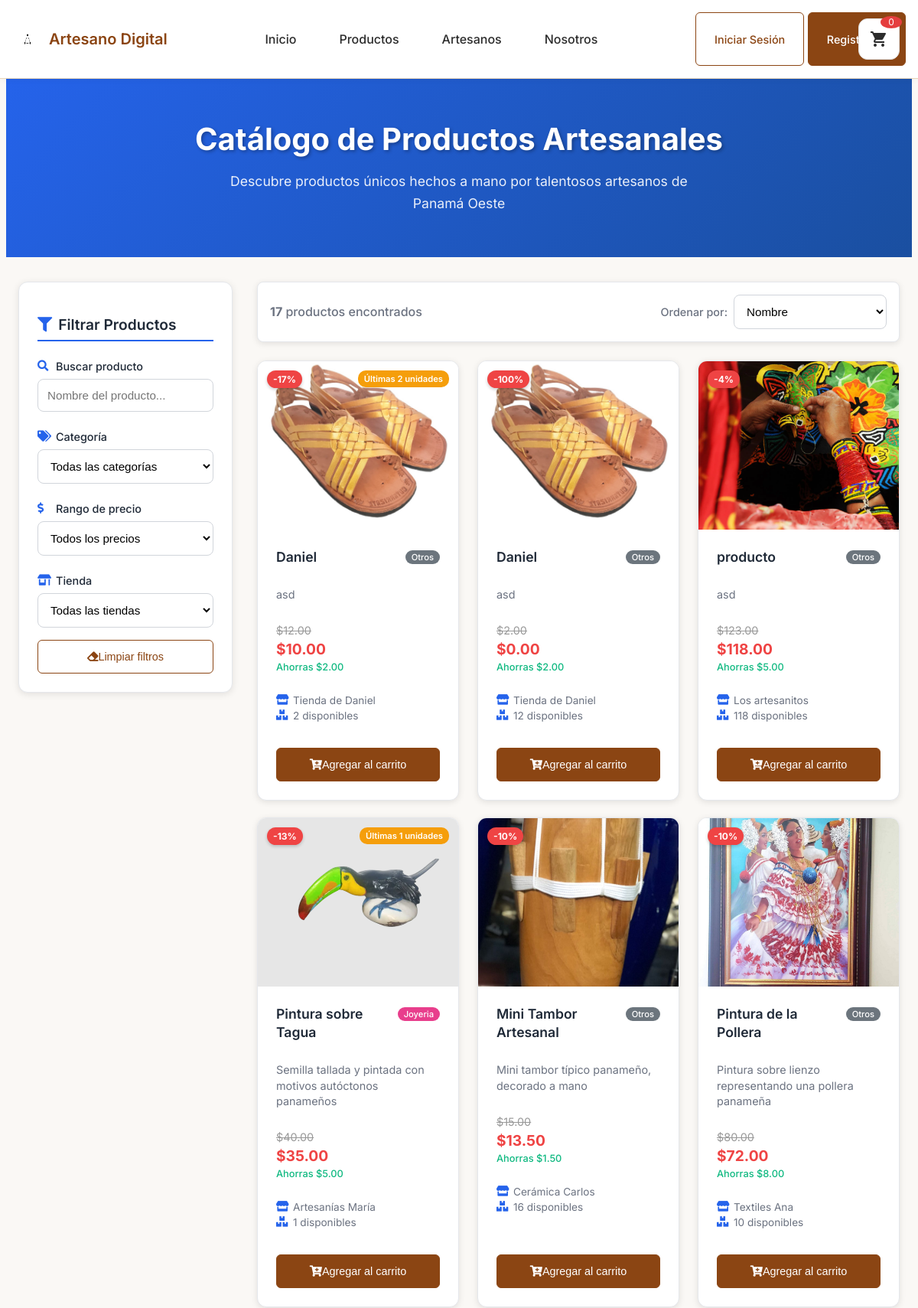
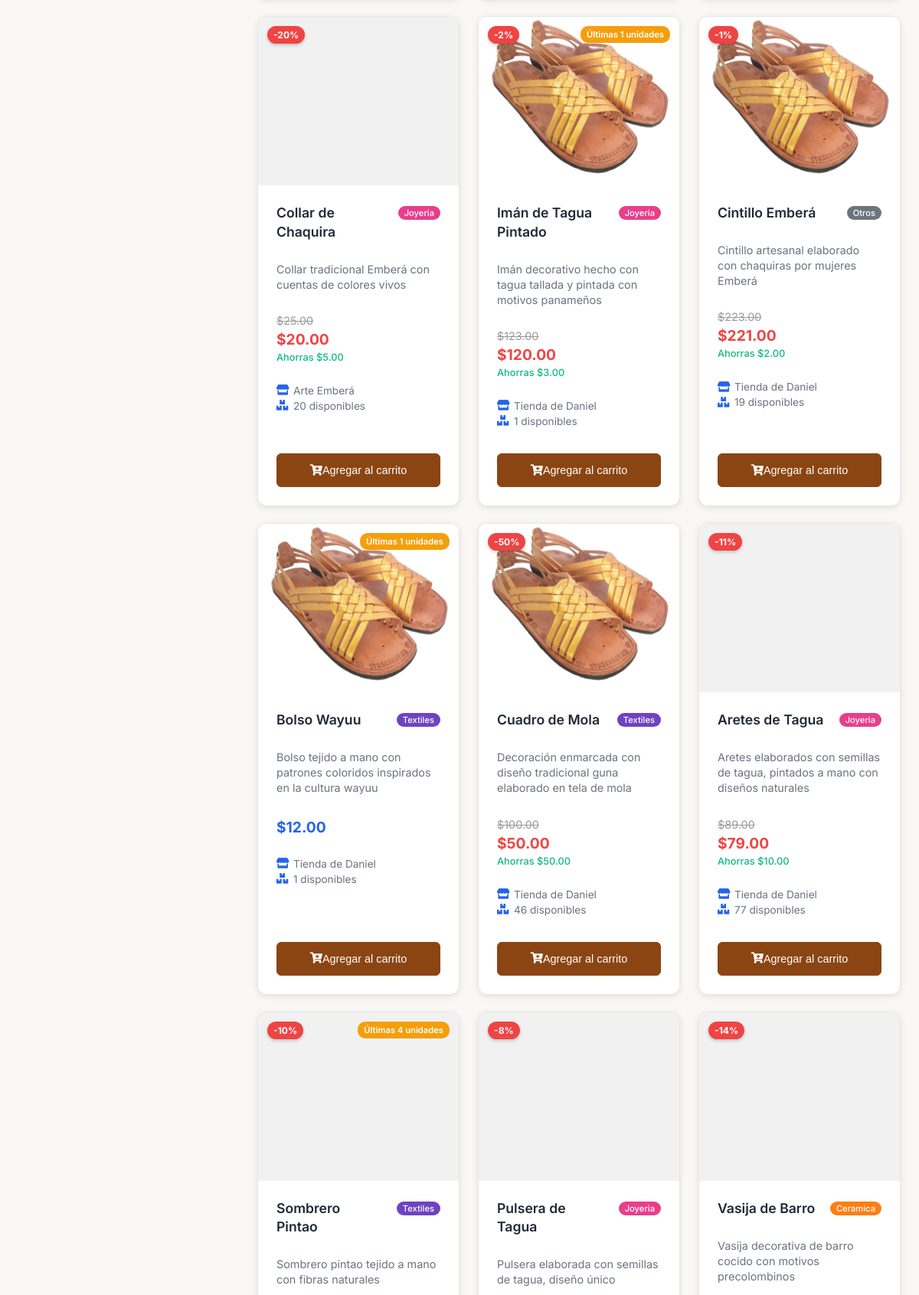
The page /productos (upper part) on the database its author committed (2 pictures, top to bottom).
### tables this page shows
CREATE TABLE `productos` (
  `id_producto` int(11) NOT NULL,
  `id_tienda` int(11) NOT NULL,
  `nombre` varchar(100) NOT NULL,
  `descripcion` text DEFAULT NULL,
  `precio` decimal(10,2) NOT NULL,
  `descuento` decimal(10,2) DEFAULT 0.00,
  `imagen` varchar(255) DEFAULT NULL,
  `stock` int(11) DEFAULT 0,
  `activo` tinyint(1) DEFAULT 1,
  `fecha_creacion` datetime DEFAULT current_timestamp()
);

CREATE TABLE `tiendas` (
  `id_tienda` int(11) NOT NULL,
  `id_usuario` int(11) NOT NULL,
  `nombre_tienda` varchar(100) NOT NULL,
  `descripcion` text DEFAULT NULL,
  `imagen_logo` varchar(255) DEFAULT NULL,
  `fecha_creacion` datetime DEFAULT current_timestamp()
);

### controllers/ControladorProductos.php (called while the page is built, shortened)
<?php
require_once dirname(__FILE__) . '/../models/Producto.php';
class ControladorProductos
{
    private $modeloProducto;
    public function __construct()
    {
        $this->modeloProducto = new Producto();
    }
    public function mostrarCatalogo()
    {
        $productos = $this->modeloProducto->obtenerTodos();
        include 'views/productos/catalogo.php';
    }
}

### config/Database.php (called while the page is built, shortened)
<?php
class Database
{
    private static ?Database $instancia = null;
    private ?PDO $conexion = null;
    private string $host;
    private string $baseDatos;
    private string $usuario;
    private string $contrasena;
    private string $charset;
    private function __construct()
    {
        $this->host = $_ENV['DB_HOST'] ?? 'localhost';
        $this->baseDatos = $_ENV['DB_DATABASE'] ?? 'artesano_digital';
        $this->usuario = $_ENV['DB_USERNAME'] ?? 'root';
        $this->contrasena = $_ENV['DB_PASSWORD'] ?? '';
        $this->charset = $_ENV['DB_CHARSET'] ?? 'utf8mb4';
    }
    public static function obtenerInstancia(): Database
    {
        if (self::$instancia === null) {
            self::$instancia = new self();
        }
        return self::$instancia;
    }
    private function conectar(): void
    {
        try {
            $dsn = "mysql:host={$this->host};dbname={$this->baseDatos};charset={$this->charset}";
            $opciones = [
                PDO::ATTR_ERRMODE => PDO::ERRMODE_EXCEPTION,
                PDO::ATTR_DEFAULT_FETCH_MODE => PDO::FETCH_ASSOC,
                PDO::ATTR_EMULATE_PREPARES => false,
                PDO::MYSQL_ATTR_INIT_COMMAND => "SET NAMES {$this->charset}"
            ];
            $this->conexion = new PDO($dsn, $this->usuario, $this->contrasena, $opciones);
        } catch (PDOException $e) {
            throw new Exception("Error de conexión a base de datos: " . $e->getMessage());
        }
    }
    public function obtenerConexion(): PDO
    {
        return $this->conexion;
    }
}

### models/Producto.php (called while the page is built, shortened)
<?php
require_once dirname(__FILE__) . '/../config/Database.php';
class Producto
{
    private $conexion;
    public function __construct()
    {
        try {
            $database = Config\Database::obtenerInstancia();
            $this->conexion = $database->obtenerConexion();
        } catch (Exception $e) {
            $this->conexion = null;
            error_log("Error conectando BD: " . $e->getMessage());
        }
    }
    public function obtenerTodos()
    {
        try {
            $stmt = $this->conexion->prepare("
                SELECT
                    p.id_producto,
                    p.id_tienda,
                    p.nombre,
                    p.descripcion,
                    p.precio,
                    p.descuento,
                    p.imagen,
                    p.stock,
                    p.activo,
                    p.fecha_creacion,
                    t.nombre_tienda,
                    t.descripcion as descripcion_tienda,
                    t.imagen_logo,
                    u.id_usuario,
                    u.nombre as nombre_artesano,
                    u.correo,
                    u.telefono,
                    u.tipo_usuario
                FROM productos p
                INNER JOIN tiendas t ON p.id_tienda = t.id_tienda
                INNER JOIN usuarios u ON t.id_usuario = u.id_usuario
                WHERE p.activo = 1 AND p.stock > 0
                ORDER BY p.fecha_creacion DESC
            ");
            $stmt->execute();
            return $stmt->fetchAll(PDO::FETCH_ASSOC);
        } catch (Exception $e) {
            error_log("Error al obtener productos: " . $e->getMessage());
            return $this->obtenerDatosPrueba();
        }
    }
}

### views/productos/catalogo.php (the view, shortened to what this page needs)
<?php
$productosDecorados = [];
if (!empty($productos)) {
    foreach ($productos as $producto) {
        $precioFinal = $producto['precio'];
        $tieneDescuento = false;
        $porcentajeDescuento = 0;
        if (isset($producto['descuento']) && $producto['descuento'] > 0) {
            $tieneDescuento = true;
            $porcentajeDescuento = round(($producto['descuento'] / $producto['precio']) * 100);
            $precioFinal = $producto['precio'] - $producto['descuento'];
        }
        $categoria = determinarCategoria($producto['nombre'], $producto['descripcion'] ?? '');
        $productoData = [
            'id_producto' => $producto['id_producto'],
            'nombre' => $producto['nombre'],
            'descripcion' => $producto['descripcion'] ?? '',
            'precio' => $producto['precio'],
            'precio_final' => $precioFinal,
            'descuento' => $producto['descuento'] ?? 0,
            'porcentaje_descuento' => $porcentajeDescuento,
            'tiene_descuento' => $tieneDescuento,
            'imagen' => $producto['imagen'] ?? null,
            'stock' => $producto['stock'] ?? 0,
            'categoria' => $categoria,
            'nombre_tienda' => $producto['nombre_tienda'] ?? 'Tienda Artesanal',
            'nombre_artesano' => $producto['nombre_artesano'] ?? 'Artesano',
            'activo' => $producto['activo'] ?? 1
        ];
        if ($productoData['activo'] && $productoData['stock'] > 0) {
            $productosDecorados[] = $productoData;
        }
    }
}
function determinarCategoria($nombre, $descripcion) {
    $nombre_lower = strtolower($nombre);
    $desc_lower = strtolower($descripcion);
    if (strpos($nombre_lower, 'mola') !== false ||
        strpos($nombre_lower, 'huipil') !== false ||
        strpos($desc_lower, 'tejido') !== false ||
        strpos($nombre_lower, 'textil') !== false ||
        strpos($nombre_lower, 'bolso') !== false) {
        return 'textiles';
    }
    elseif (strpos($nombre_lower, 'vasija') !== false ||
           strpos($nombre_lower, 'ceramica') !== false ||
           strpos($desc_lower, 'ceramica') !== false ||
           strpos($nombre_lower, 'barro') !== false ||
           strpos($nombre_lower, 'plato') !== false) {
        return 'ceramica';
    }
    elseif (strpos($nombre_lower, 'pulsera') !== false ||
           strpos($nombre_lower, 'collar') !== false ||
           strpos($nombre_lower, 'joyeria') !== false ||
           strpos($desc_lower, 'joyeria') !== false ||
           strpos($nombre_lower, 'tagua') !== false) {
        return 'joyeria';
    }
    elseif (strpos($nombre_lower, 'sombrero') !== false ||
           strpos($nombre_lower, 'madera') !== false ||
           strpos($desc_lower, 'madera') !== false) {
        return 'tradicional';
    }
    return 'otros';
}
?>
<link rel="stylesheet" href="/artesanoDigital/assets/css/catalogo-productos.css">
<header class="catalogo-header">
    <div class="container">
        <h1 class="catalogo-titulo">
            Catálogo de Productos Artesanales
        </h1>
        <p class="catalogo-descripcion">
            Descubre productos únicos hechos a mano por talentosos artesanos de Panamá Oeste
        </p>
    </div>
</header>
<div class="container">
    <div class="catalogo-layout">
        <aside class="filtros-contenedor">
            <h3 class="filtros-titulo">
                <i class="fas fa-filter"></i>
                Filtrar Productos
            </h3>
            <div class="filtros-grid">
                <div class="filtro-grupo">
                    <label for="busqueda">
                        <i class="fas fa-search"></i>
                        Buscar producto
                    </label>
                    <input type="text" id="busqueda" class="input-busqueda" placeholder="Nombre del producto...">
                </div>
                <div class="filtro-grupo">
                    <label for="categoria">
                        <i class="fas fa-tags"></i>
                        Categoría
                    </label>
                    <select id="categoria" class="select-filtro">
                        <option value="">Todas las categorías</option>
                    </select>
                </div>
                <div class="filtro-grupo">
                    <label for="precio">
                        <i class="fas fa-dollar-sign"></i>
                        Rango de precio
                    </label>
                    <select id="precio" class="select-filtro">
                        <option value="">Todos los precios</option>
                    </select>
                </div>
                <div class="filtro-grupo">
                    <label for="tienda">
                        <i class="fas fa-store-alt"></i>
                        Tienda
                    </label>
                    <select id="tienda" class="select-filtro">
                        <option value="">Todas las tiendas</option>
                    </select>
                </div>
            </div>
            <div class="filtros-acciones">
                <button type="button" class="btn btn-outline" onclick="limpiarFiltros()">
                    <i class="fas fa-eraser"></i>
                    Limpiar filtros
                </button>
            </div>
        </aside>
        <main class="productos-contenido">
            <div class="productos-controles">
                <div class="productos-info">
                    <span class="productos-contador">
                        <strong id="contador-productos"><?= count($productosDecorados) ?></strong> productos encontrados
                    </span>
                </div>
                <div class="productos-ordenar">
                    <label for="ordenar">Ordenar por:</label>
                    <select id="ordenar" class="select-filtro" onchange="ordenarProductos()">
                        <option value="nombre">Nombre</option>
                    </select>
                </div>
            </div>
            <?php if (!empty($productosDecorados)): ?>
                <div class="productos-grid" id="productosGrid">
                    <?php foreach ($productosDecorados as $producto): ?>
                        <article class="producto-tarjeta"
                                data-nombre="<?= strtolower(htmlspecialchars($producto['nombre'])) ?>"
                                data-categoria="<?= htmlspecialchars($producto['categoria']) ?>"
                                data-precio="<?= htmlspecialchars($producto['precio_final']) ?>"
                                data-tienda="<?= htmlspecialchars($producto['nombre_tienda']) ?>">
                            <?php if ($producto['tiene_descuento']): ?>
                                <div class="badge-descuento">
                                    -<?= $producto['porcentaje_descuento'] ?>%
                                </div>
                            <?php endif; ?>
                            <?php if ($producto['stock'] <= 5): ?>
                                <div class="badge-stock">
                                    Últimas <?= $producto['stock'] ?> unidades
                                </div>
                            <?php endif; ?>
                            <div class="producto-imagen-contenedor">
                                <?php
                                $rutaImagen = '/artesanoDigital/public/placeholder.jpg';
                                if (!empty($producto['imagen'])) {
                                    if (strpos($producto['imagen'], 'public/') === 0 || strpos($producto['imagen'], 'uploads/') === 0) {
                                        $rutaImagen = '/artesanoDigital/' . $producto['imagen'];
                                    } else {
                                        $rutaImagen = '/artesanoDigital/uploads/productos/' . $producto['imagen'];
                                    }
                                }
                                ?>
                                <img src="<?= htmlspecialchars($rutaImagen) ?>"
                                     alt="<?= htmlspecialchars($producto['nombre']) ?>"
                                     class="producto-imagen"
                                     onerror="this.src='/artesanoDigital/public/placeholder.jpg'"
                                    <?php
                                    $imagenParaJS = '';
                                    if (!empty($producto['imagen'])) {
                                        if (strpos($producto['imagen'], 'public/') === 0 || strpos($producto['imagen'], 'uploads/') === 0) {
                                            $imagenParaJS = '/artesanoDigital/' . $producto['imagen'];
                                        } else {
                                            $imagenParaJS = '/artesanoDigital/uploads/productos/' . $producto['imagen'];
                                        }
                                    } else {
                                        $imagenParaJS = '/artesanoDigital/public/placeholder.jpg';
                                    }
                                    ?>
                            </div>
                            <div class="producto-info">
                                <div class="producto-header">
                                    <h3 class="producto-nombre"><?= htmlspecialchars($producto['nombre']) ?></h3>
                                    <div class="producto-categoria">
                                        <span class="categoria-tag categoria-<?= $producto['categoria'] ?>">
                                            <?= ucfirst($producto['categoria']) ?>
                                        </span>
                                    </div>
                                </div>
                                <p class="producto-descripcion">
                                    <?= htmlspecialchars(substr($producto['descripcion'], 0, 100)) ?><?= strlen($producto['descripcion']) > 100 ? '...' : '' ?>
                                </p>
                                <div class="producto-precios">
                                    <?php if ($producto['tiene_descuento']): ?>
                                        <span class="precio-original">$<?= number_format($producto['precio'], 2) ?></span>
                                        <span class="precio-descuento">$<?= number_format($producto['precio_final'], 2) ?></span>
                                        <small class="ahorro">Ahorras $<?= number_format($producto['descuento'], 2) ?></small>
                                    <?php else: ?>
                                        <span class="producto-precio">$<?= number_format($producto['precio'], 2) ?></span>
                                    <?php endif; ?>
                                </div>
                                <div class="producto-metadatos">
                                    <div class="tienda-info">
                                        <i class="fas fa-store"></i>
                                        <span><?= htmlspecialchars($producto['nombre_tienda']) ?></span>
                                    </div>
                                    <div class="stock-info">
                                        <i class="fas fa-boxes"></i>
                                        <span><?= $producto['stock'] ?> disponibles</span>
                                    </div>
                                </div>
                                <button type="button" class="btn btn-primary btn-agregar" onclick="agregarAlCarritoCompleto(<?= $producto['id_producto'] ?>, '<?= htmlspecialchars($producto['nombre']) ?>', <?= $producto['precio_final'] ?>, '<?= htmlspecialchars($imagenParaJS) ?>', 1, <?= $producto['stock'] ?>)">
                                    <i class="fas fa-cart-plus"></i>
                                    Agregar al carrito
                                </button>
                            </div>
                        </article>
                    <?php endforeach; ?>
                </div>
            <?php endif; ?>
        </main>
    </div>
</div>
<?php
include __DIR__ . '/../layouts/base.php';
?>

### rows shown on the page
productos: porcentaje_descuento "17", stock "2", imagen (picture), nombre "Daniel", categoria "Otros", descripcion "asd", precio "12.00", precio_final "10.00", descuento "2.00", id_tienda.nombre_tienda "Tienda de Daniel"
productos: porcentaje_descuento "100", imagen (picture), nombre "Daniel", categoria "Otros", descripcion "asd", precio "2.00", precio_final "0.00", descuento "2.00", id_tienda.nombre_tienda "Tienda de Daniel", stock "12"
productos: porcentaje_descuento "4", imagen+nombre (picture), nombre "producto", categoria "Otros", descripcion "asd", precio "123.00", stock "118.00", descuento "5.00", id_tienda.nombre_tienda "Los artesanitos", stock "118"
productos: porcentaje_descuento "13", stock "1", imagen (picture), nombre "Pintura sobre Tagua", categoria "Joyeria", descripcion "Semilla tallada y pintada con motivos autóctonos panameños", precio "40.00", precio_final "35.00", descuento "5.00", id_tienda.nombre_tienda "Artesanías María"
productos: porcentaje_descuento "10", imagen (picture), nombre "Mini Tambor Artesanal", categoria "Otros", descripcion "Mini tambor típico panameño, decorado a mano", precio "15.00", precio_final "13.50", descuento "1.50", id_tienda.nombre_tienda "Cerámica Carlos", stock "16"
productos: stock "10", imagen (picture), nombre "Pintura de la Pollera", categoria "Otros", descripcion "Pintura sobre lienzo representando una pollera panameña", precio "80.00", precio_final "72.00", descuento "8.00", id_tienda.nombre_tienda "Textiles Ana"
productos: stock "20", nombre "Collar de Chaquira", categoria "Joyeria", descripcion "Collar tradicional Emberá con cuentas de colores vivos", precio "25.00", stock "20.00", descuento "5.00", id_tienda.nombre_tienda "Arte Emberá"
productos: porcentaje_descuento "2", stock "1", imagen (picture), nombre "Imán de Tagua Pintado", categoria "Joyeria", descripcion "Imán decorativo hecho con tagua tallada y pintada con motivos panameños", precio "123.00", precio_final "120.00", descuento "3.00", id_tienda.nombre_tienda "Tienda de Daniel"
productos: activo "1", imagen (picture), nombre "Cintillo Emberá", categoria "Otros", descripcion "Cintillo artesanal elaborado con chaquiras por mujeres Emberá", precio "223.00", precio_final "221.00", descuento "2.00", id_tienda.nombre_tienda "Tienda de Daniel", stock "19"
productos: stock "1", imagen (picture), nombre "Bolso Wayuu", categoria "Textiles", descripcion "Bolso tejido a mano con patrones coloridos inspirados en la cultura wayuu", precio "12.00", id_tienda.nombre_tienda "Tienda de Daniel"
productos: porcentaje_descuento "50", imagen (picture), nombre "Cuadro de Mola", categoria "Textiles", descripcion "Decoración enmarcada con diseño tradicional guna elaborado en tela de mola", precio "100.00", precio_final "50.00", descuento "50.00", id_tienda.nombre_tienda "Tienda de Daniel", stock "46"
productos: porcentaje_descuento "11", nombre "Aretes de Tagua", categoria "Joyeria", descripcion "Aretes elaborados con semillas de tagua, pintados a mano con diseños naturales", precio "89.00", precio_final "79.00", descuento "10.00", id_tienda.nombre_tienda "Tienda de Daniel", stock "77"
productos: porcentaje_descuento "10", stock "4", nombre "Sombrero Pintao", categoria "Textiles", descripcion "Sombrero pintao tejido a mano con fibras naturales"
productos: porcentaje_descuento "8", nombre "Pulsera de Tagua", categoria "Joyeria", descripcion "Pulsera elaborada con semillas de tagua, diseño único"
productos: porcentaje_descuento "14", nombre "Vasija de Barro", categoria "Ceramica", descripcion "Vasija decorativa de barro cocido con motivos precolombinos"

### other values the page prints
$carrito_count "0"
count($productosDecorados) "17"
